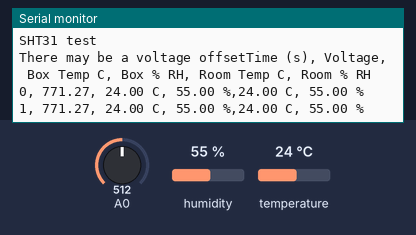
Bench run of a sketch on a simulated Arduino Leonardo, built with avr-gcc and run on an emulated ATmega32U4. Shown: the last lines printed to the serial monitor. Inputs (shaded band) come from the test bench; at power-on: humidity 55 %, A0 = 512, temperature 24 °C.

Above: at 1.2 s.
1.3 s: humidity set to 22 %
At 2.7 s:
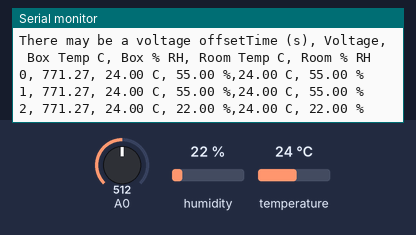
2.8 s: A0 set to 716
At 4.1 s:
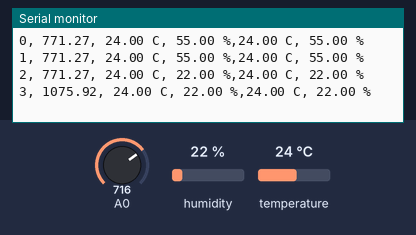
4.3 s: temperature set to 12 °C
At 5.3 s:
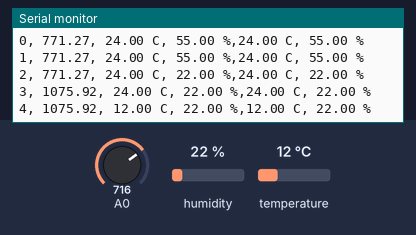
5.8 s: A0 set to 900
At 7.1 s:
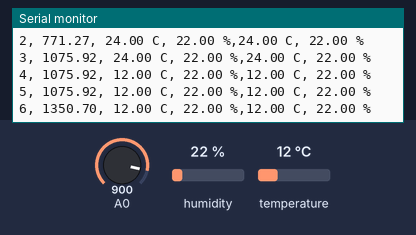
7.3 s: humidity set to 40 %
At 8.6 s:
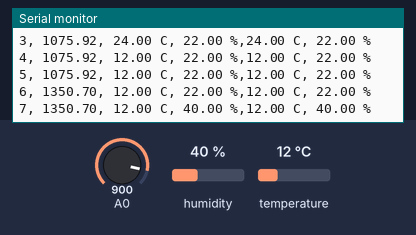
Timing chart, 0 to 9.8 s (numbered marks = the images above; inputs shaded):
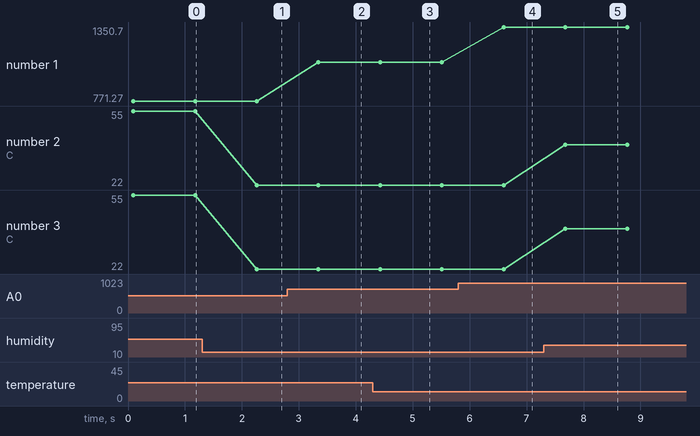

The sketch:

Humidity_and_temperature_sensor.ino
```cpp
#include <Arduino.h>
#include <Wire.h>
#include "Adafruit_SHT31.h"

Adafruit_SHT31 sht31_room = Adafruit_SHT31();
Adafruit_SHT31 sht31_box = Adafruit_SHT31();

// the setup routine runs once when you press reset
  unsigned long seconds_on = 0;   // time elapsed in seconds

void setup() {
  // initilize cierial communication at 9600 bits per second;
  Serial.begin(9600);
  while (!Serial)
    delay(10);     // will pause Zero, Leonardo, etc until serial console opens

  Serial.println("SHT31 test");
  if (! sht31_box.begin(0x44)) {   // Set to 0x44 for alternate i2c addr
    Serial.println("Couldn't find SHT31_box");
  while (1) delay(1);
  }
  if (! sht31_room.begin(0x45)) {   // Set to 0x45 for alternate i2c addr
    Serial.println("Couldn't find SHT31_room");
  while (1) delay(1);
  }

  Serial.print("There may be a voltage offset");
  Serial.println("Time (s), Voltage, Box Temp C, Box % RH, Room Temp C, Room % RH");
}

void loop() {
  // put your main code here, to run repeatedly:
  float tb = sht31_box.readTemperature();
  float hb = sht31_box.readHumidity();
  float tr = sht31_room.readTemperature();
  float hr = sht31_room.readHumidity();

  int sensorValue = analogRead(A0);
  //Convert analog reading voltage (which goes forom 0-1023V) to a voltage in the range of 0-5V.
  float voltage = sensorValue * (5.0/1023.0);

  Serial.print( seconds_on );
  Serial.print( ", " );

  // print out value
  Serial.print ((voltage + .02183427121212121213)/.0032728788636363636); // 8/6 fitting from 100 V to 420 V on the front panel
  Serial.print(", ");
  Serial.print(tb);
  Serial.print(" C, ");
  Serial.print(hb);
  Serial.print(" %,");
  Serial.print(tr);
  Serial.print(" C, ");
  Serial.print(hr);
  Serial.println(" %");

   delay( 1000 );
   seconds_on++;
}
```

Measured:
- after the input at 1.3 s, the serial monitor: prints a new line after 0.96 s (image 1)
- after the input at 2.8 s, the serial monitor: prints a new line after 0.55 s (image 2)
- after the input at 4.3 s, the serial monitor: prints a new line after 0.13 s (image 3)
- after the input at 5.8 s, the serial monitor: prints a new line after 0.80 s (image 4)
- after the input at 7.3 s, the serial monitor: prints a new line after 0.38 s (image 5)
- plotted number 1: 771.27 → 1075.92 after the input at 2.8 s, 1075.92 → 1350.7 after the input at 5.8 s
- plotted number 2: 55 → 22 after the input at 1.3 s, 22 → 40 after the input at 7.3 s
- plotted number 3: 55 → 22 after the input at 1.3 s, 22 → 40 after the input at 7.3 s
